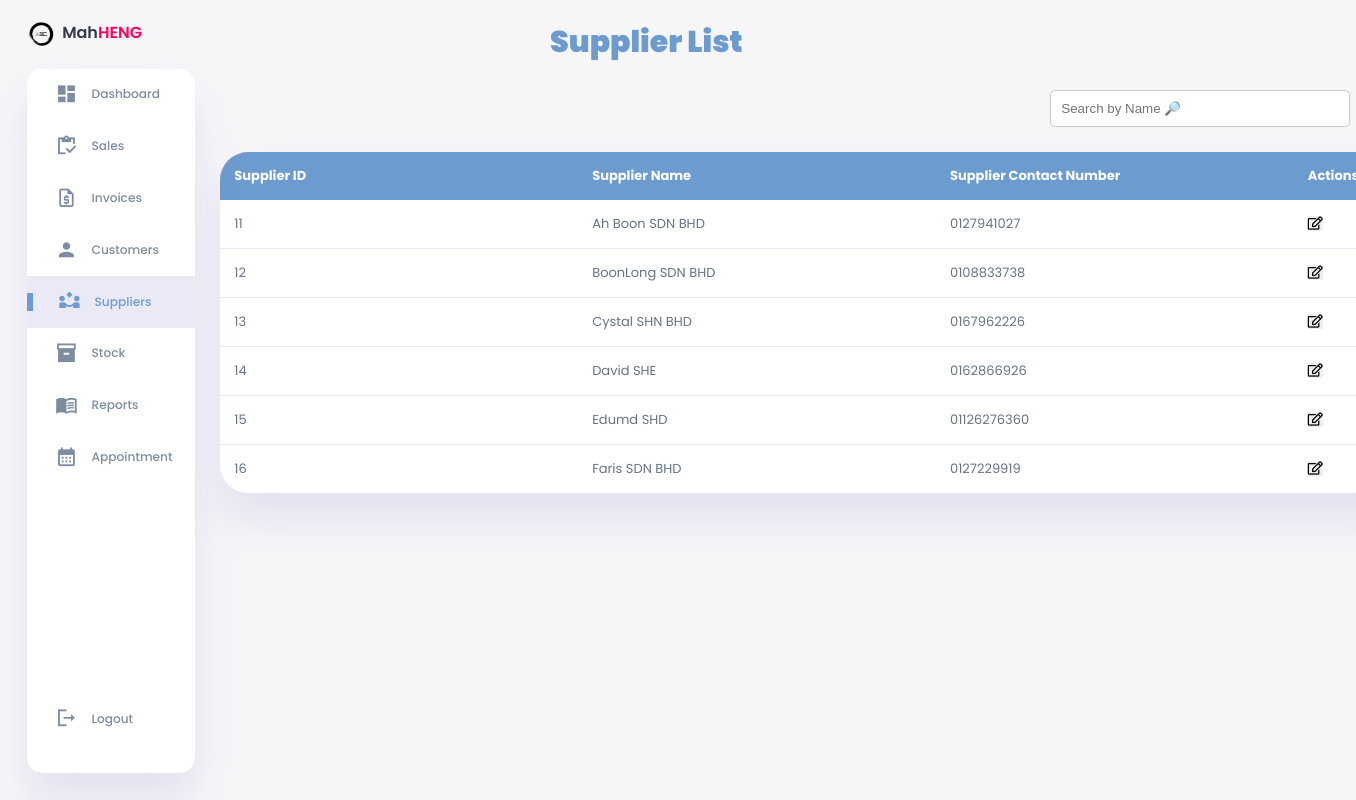
Screenshot of /Database/php-pages/suppliers.php with the database file from the repository.
### tables this page shows
CREATE TABLE `supplier_details` (
  `Supplier_ID` int(6) NOT NULL,
  `Supplier_Name` varchar(255) NOT NULL,
  `Supplier_Contact_Number` varchar(20) DEFAULT NULL
);

### Database/php-pages/suppliers.php (the view, shortened to what this page needs)
<!DOCTYPE html>
<html lang="en">
<head>
    <link rel="stylesheet" href="../stylesheets/style1.css">
    <link rel="stylesheet" href="https://cdnjs.cloudflare.com/ajax/libs/font-awesome/5.15.4/css/all.min.css">
</head>
<body>
<div class="container">
        <aside>
            <div class="toggle">
                <div class="logo">
                    <img src="../image/logo.png">
                    <h2>Mah<span class="danger">HENG</span></h2>
                </div>
            </div>
            <div class="sidebar">
                <a href="#" onclick="window.location.href = 'dashboard.php'" >
                    <span class="material-icons-sharp" >
                    </span>
                    <h3>Dashboard</h3>
                </a>
                <a href="#" onclick="window.location.href = 'services.php'" >
                    <span class="material-icons-sharp">
                    </span>
                    <h3>Sales</h3>
                </a>
                <a href="#" onclick="window.location.href = 'invoices.php'" >
                    <span class="material-symbols-outlined">
                        </span>
                    <h3>Invoices</h3>
                </a>
                <a href="#" onclick="window.location.href = 'customers.php'">
                    <span class="material-icons-sharp">
                    </span>
                    <h3>Customers</h3>
                </a>
                <a href="#" onclick="window.location.href = 'suppliers.php'" class="active">
                    <span class="material-symbols-outlined">
                        </span>
                    <h3>Suppliers</h3>
                </a>
                <a href="#" onclick="window.location.href = 'stock.php'">
                    <span class="material-icons-sharp">
                    </span>
                    <h3>Stock</h3>
                </a>
                <a href="#" onclick="window.location.href = 'report.php'">
                    <span class="material-icons-sharp">
                    </span>
                    <h3>Reports</h3>
                </a>
                <a href="#" onclick="window.location.href = 'appointment.php'" >
                    <span class="material-icons-sharp">
                </span>
                    <h3>Appointment</h3>
                </a>
                <a href="#" onclick="window.location.href = '../index.html'">
                    <span class="material-icons-sharp">
                    </span>
                    <h3>Logout</h3>
                </a>
            </div>
        </aside>
        <main>
        <h1>Supplier List</h1>
        <input type="text" id="supplierSearch" oninput="filterSuppliers()" placeholder="Search by Name &#128270;">
        <table id="supplierTable">
            <thead>
                <tr>
                    <th onclick="toggleSort(this)">Supplier ID</th>
                    <th onclick="toggleSort(this)">Supplier Name</th>
                    <th>Supplier Contact Number</th>
                    <th colspan="2" class="actions">Actions</th>
                </tr>
            </thead>
            <tbody>
                <?php
                $servername = "localhost";
                $username = "root";
                $password = "";
                $database = "mah heng motor database";
                $conn = new mysqli($servername, $username, $password, $database);
                $sql = "SELECT * FROM supplier_details";
                $result = $conn->query($sql);
                if ($result->num_rows > 0) {
                    while ($row = $result->fetch_assoc()) {
                        echo "<tr>";
                        echo "<td class='supplier-id' >" . $row["Supplier_ID"] . "</td>";
                        echo "<td class='supplier-name'>" . $row["Supplier_Name"] . "</td>";
                        echo "<td class='supplier-contact'>" . $row["Supplier_Contact_Number"] . "</td>";
                        echo "<td><button class='edit-btn' onclick='editSupplier(this)'><i class='far fa-edit'></i></button></td>";
                        echo "<td><button class='delete-btn' data-id='" . $row['Supplier_ID'] . "'><i class='far fa-trash-alt'></i></button></td>";
                        echo "</tr>";
                    }
                } else {
                    echo "<tr><td colspan='5'>No suppliers found.</td></tr>";
                }
                ?>
            </tbody>
        </table>
        </main>
    </div>
</body>
</html>

### Database/stylesheets/style1.css (style rules this page uses)
:root { --color-primary: #6C9BCF; --color-danger: #FF0060; --color-success: #1B9C85; --color-warning: #F7D060; --color-white: #fff; --color-info-dark: #7d8da1; --color-dark: #363949; --color-light: rgba(132, 139, 200, 0.18); --color-dark-variant: #677483; --color-background: #f6f6f9; --card-border-radius: 2rem; --border-radius-1: 0.4rem; --border-radius-2: 1.2rem; --card-padding: 1.8rem; --padding-1: 1.2rem; --box-shadow: 0 2rem 3rem var(--color-light); }
* { margin: 0; padding: 0; outline: 0; appearance: 0; border: 0; text-decoration: none; box-sizing: border-box; }
html { font-size: 14px; }
body { width: 100vw; height: 100vh; font-family: 'Poppins', sans-serif; font-size: 0.88rem; user-select: none; overflow-x: hidden; color: var(--color-dark); background-color: var(--color-background); }
a { color: var(--color-dark); }
img { display: block; width: 100%; object-fit: cover; }
h2 { font-weight: 600; font-size: 16px; }
h3 { font-weight: 500; font-size: 0.87rem; }
.danger { color: var(--color-danger); }
.container { display: grid; width: 96%; margin: 0 auto; gap: 1.8rem; grid-template-columns: 12rem auto 23rem; }
aside { height: 100vh; }
aside .toggle { display: flex; align-items: center; justify-content: space-between; margin-top: 1.4rem; }
aside .toggle .logo { display: flex; gap: 0.5rem; }
aside .toggle .logo img { width: 2rem; height: 2rem; }
aside .sidebar { display: flex; flex-direction: column; background-color: var(--color-white); box-shadow: var(--box-shadow); border-radius: 15px; height: 88vh; position: relative; top: 1.5rem; transition: all 0.3s ease; }
aside .sidebar a { display: flex; align-items: center; color: var(--color-info-dark); height: 3.7rem; gap: 1rem; position: relative; margin-left: 2rem; transition: all 0.3s ease; }
aside .sidebar a span { font-size: 1.6rem; transition: all 0.3s ease; }
aside .sidebar a:last-child { position: absolute; bottom: 2rem; width: 100%; }
aside .sidebar a.active { width: 100%; color: var(--color-primary); background-color: var(--color-light); margin-left: 0; }
aside .sidebar a.active::before { content: ''; width: 6px; height: 18px; background-color: var(--color-primary); }
aside .sidebar a.active span { color: var(--color-primary); margin-left: calc(1rem - 3px); }
main { margin-top: 1.4rem; }
main table tbody td { height: 2.8rem; border-bottom: 1px solid var(--color-light); color: var(--color-dark-variant); }
main table tbody tr:last-child td { border: none; }
body { font-family: 'Poppins', sans-serif; font-size: 0.93rem; color: var(--color-dark); background-color: var(--color-background); overflow-x: hidden; }
h1 { font-weight: 1000; font-size: 30px; margin-bottom: 1.8rem; color: var(--color-primary); text-align: center; }
table { width: 140%; border-collapse: collapse; margin: 1.8rem 0; box-shadow: var(--box-shadow); border-radius: var(--card-border-radius); overflow: hidden; table-layout: fixed; }
table thead { background-color: var(--color-primary); color: var(--color-white); }
table thead th { padding: 1rem; text-align: left; cursor: pointer; }
table tbody tr { background-color: var(--color-white); transition: background-color 0.3s; }
table tbody td { padding: 1rem; border-bottom: 1px solid var(--color-light); }
table tbody tr:last-child td { border-bottom: none; }
table th.actions { width: 10%; }
.edit-btn, .delete-btn { cursor: pointer; }
#supplierSearch { display: block; padding: 10px; width: 100%; max-width: 300px; border: 1px solid #ccc; border-radius: 5px; margin-left: 830px; }

### rows the page displays
supplier_details: Supplier_ID "11", Supplier_Name "Ah Boon SDN BHD", Supplier_Contact_Number "0127941027"
supplier_details: Supplier_ID "12", Supplier_Name "BoonLong SDN BHD", Supplier_Contact_Number "0108833738"
supplier_details: Supplier_ID "13", Supplier_Name "Cystal SHN BHD", Supplier_Contact_Number "0167962226"
supplier_details: Supplier_ID "14", Supplier_Name "David SHE", Supplier_Contact_Number "0162866926"
supplier_details: Supplier_ID "15", Supplier_Name "Edumd SHD", Supplier_Contact_Number "01126276360"
supplier_details: Supplier_ID "16", Supplier_Name "Faris SDN BHD", Supplier_Contact_Number "0127229919"
